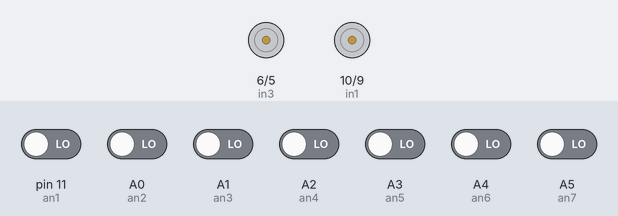
The sketch below on a simulated Arduino Uno, built with avr-gcc and run on an emulated ATmega328P. Shown: motor-driver pin pairs drawn as motors (green arrow = first pin HIGH = forward, orange = second pin HIGH = backward, longer = more drive). The test bench sets the inputs (shaded band); at power-on: A0 (an2), A1 (an3), A2 (an4), A3 (an5), A4 (an6), A5 (an7), pin 11 (an1) LOW.

Above: at 1.2 s.
1.3 s: pin 11 (an1) driven HIGH and A0 (an2) driven HIGH
At 2.5 s:
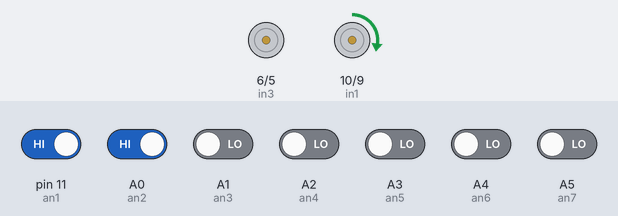
2.8 s: A1 (an3) driven HIGH
At 3.4 s:
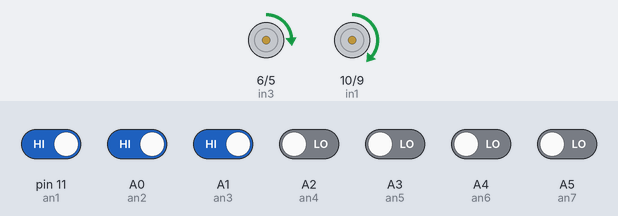
4.3 s: pin 11 (an1) driven LOW
At 5.0 s:
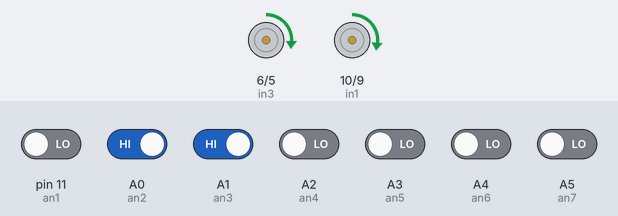
5.8 s: A2 (an4) driven HIGH
At 6.8 s:
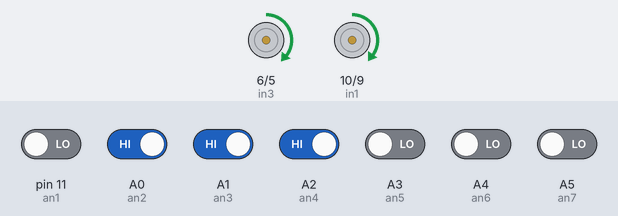
7.3 s: A0 (an2) driven LOW
At 8.4 s:
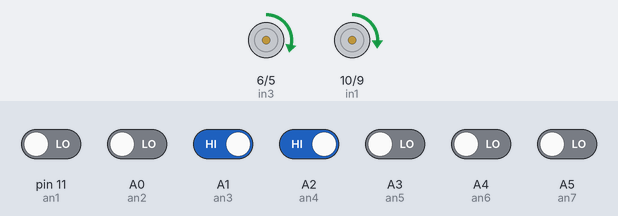
8.8 s: A3 (an5) driven HIGH
At 9.1 s:
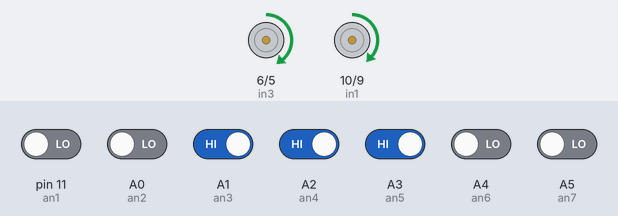
Timing chart, 0 to 11.3 s (numbered marks = the images above; inputs shaded):
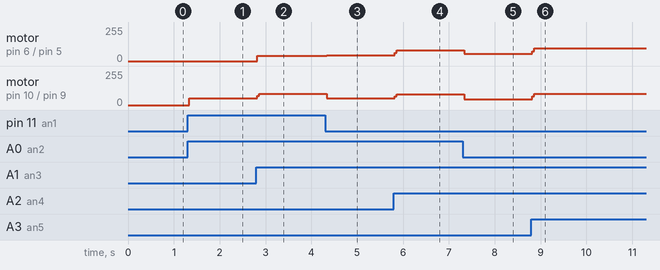

The sketch:

sistemKendali3.ino
```cpp
int an1=11;//kiri 50
int an2=A0;//kiri 50
int an3=A1;//tgh 60%
int an4=A2;//tgh 60
int an5=A3;
int an6=A4;
int an7=A5;
int an8=3;

int in1=10;
int in2=9;
int in3=6;
int in4=5;

void setup() {
  // put your setup code here, to run once:
pinMode(an1, INPUT);
pinMode(an2, INPUT);
pinMode(an3, INPUT);
pinMode(an4, INPUT);
pinMode(an5, INPUT);
pinMode(an6, INPUT);
pinMode(an7, INPUT);
pinMode(an8, INPUT);

pinMode(in1, OUTPUT);
pinMode(in2, OUTPUT);
pinMode(in3, OUTPUT);
pinMode(in4, OUTPUT);
}

void loop() {
  // put your main code here, to run repeatedly:
if(digitalRead (an1)==HIGH && digitalRead(an2)==HIGH){
 // BELOK KIRI OY
 digitalWrite (in1,HIGH);
 digitalWrite (in3, LOW);
 analogWrite  (in1,127);
 analogWrite  (in3, 0);

}

else {
  digitalWrite (in1,LOW);
  digitalWrite (in3,LOW);
}

if(digitalRead (an2)==HIGH && digitalRead(an3)==HIGH){
   // TENGAHH
 digitalWrite (in1,HIGH);
 digitalWrite (in3,HIGH);
 analogWrite  (in3, 127);
 analogWrite  (in1, 51);
}

else {
  digitalWrite (in1,LOW);
  digitalWrite (in3,LOW);
}

if(digitalRead (an3)==HIGH && digitalRead(an4)==HIGH){
  // BELOK KANAN
 digitalWrite (in3,HIGH);
 digitalWrite (in1, HIGH);
 analogWrite  (in3, 127);
 analogWrite  (in1, 102);
}

else {
  digitalWrite (in1,LOW);
  digitalWrite (in3,LOW);
}

if(digitalRead (an4)==HIGH && digitalRead(an5)==HIGH){
   // TENGAHH
 digitalWrite (in1,HIGH);
 digitalWrite (in3,HIGH);
 analogWrite  (in1, 153);
 analogWrite  (in3, 153);
}

else {
  digitalWrite (in1,LOW);
  digitalWrite (in3,LOW);
}
if(digitalRead (an5)==HIGH && digitalRead(an6)==HIGH){
   // TENGAHH
 digitalWrite (in1,HIGH);
 digitalWrite (in3,HIGH);
 analogWrite  (in1, 127);
 analogWrite  (in3, 102);
}

else {
  digitalWrite (in1,LOW);
  digitalWrite (in3,LOW);
}
if(digitalRead (an6)==HIGH && digitalRead(an7)==HIGH){
   // TENGAHH
 digitalWrite (in1,HIGH);
 digitalWrite (in3,HIGH);
 analogWrite  (in1, 127);
 analogWrite  (in3, 51);
}

else {
  digitalWrite (in1,LOW);
  digitalWrite (in3,LOW);
}
if(digitalRead (an7)==HIGH && digitalRead(an8)==HIGH){
   // TENGAHH
 digitalWrite (in1,HIGH);
 digitalWrite (in3,HIGH);
 analogWrite  (in1, 127);
 analogWrite  (in3, 0);
}

else {
  digitalWrite (in1,LOW);
  digitalWrite (in3,LOW);
}
}
```

Measured:
- after the input at 1.3 s, motor on pin 10 (in1) / pin 9 (in2): stopped → forward 52/255 at once
- after the input at 2.8 s, motor on pin 6 (in3) / pin 5 (in4): stopped → forward 38/255 at once; motor on pin 10 (in1) / pin 9 (in2): forward 52/255 → forward 84/255 at once
- after the input at 4.3 s, motor on pin 6 (in3) / pin 5 (in4): forward 38/255 → forward 45/255 at once; motor on pin 10 (in1) / pin 9 (in2): forward 84/255 → forward 49/255 at once
- after the input at 5.8 s, motor on pin 6 (in3) / pin 5 (in4): forward 45/255 → forward 82/255 at once; motor on pin 10 (in1) / pin 9 (in2): forward 49/255 → forward 80/255 at once
- after the input at 7.3 s, motor on pin 6 (in3) / pin 5 (in4): forward 82/255 → forward 55/255 at once; motor on pin 10 (in1) / pin 9 (in2): forward 80/255 → forward 44/255 at once
- after the input at 8.8 s, motor on pin 6 (in3) / pin 5 (in4): forward 55/255 → forward 95/255 at once; motor on pin 10 (in1) / pin 9 (in2): forward 44/255 → forward 84/255 at once
